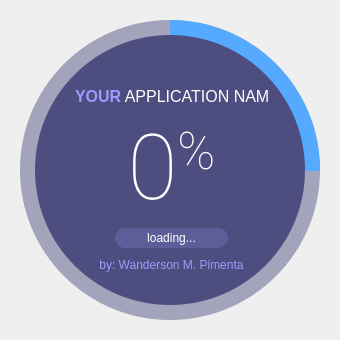
<?xml version="1.0" encoding="UTF-8"?>
<ui version="4.0">
 <class>SplashScreen</class>
 <widget class="QMainWindow" name="SplashScreen">
  <property name="geometry">
   <rect>
    <x>0</x>
    <y>0</y>
    <width>340</width>
    <height>340</height>
   </rect>
  </property>
  <property name="windowTitle">
   <string>MainWindow</string>
  </property>
  <widget class="QWidget" name="centralwidget">
   <widget class="QFrame" name="circularProgressBarBase">
    <property name="geometry">
     <rect>
      <x>10</x>
      <y>10</y>
      <width>320</width>
      <height>320</height>
     </rect>
    </property>
    <property name="frameShape">
     <enum>QFrame::NoFrame</enum>
    </property>
    <property name="frameShadow">
     <enum>QFrame::Raised</enum>
    </property>
    <widget class="QFrame" name="circularProgress">
     <property name="geometry">
      <rect>
       <x>10</x>
       <y>10</y>
       <width>300</width>
       <height>300</height>
      </rect>
     </property>
     <property name="styleSheet">
      <string notr="true">QFrame{
	border-radius: 150px;
	background-color: qconicalgradient(cx:0.5, cy:0.5, angle:90, stop:0.749 rgba(255, 0, 127, 0), stop:0.750 rgba(85, 170, 255, 255));
}</string>
     </property>
     <property name="frameShape">
      <enum>QFrame::NoFrame</enum>
     </property>
     <property name="frameShadow">
      <enum>QFrame::Raised</enum>
     </property>
    </widget>
    <widget class="QFrame" name="circularBg">
     <property name="geometry">
      <rect>
       <x>10</x>
       <y>10</y>
       <width>300</width>
       <height>300</height>
      </rect>
     </property>
     <property name="styleSheet">
      <string notr="true">QFrame{
	border-radius: 150px;
	background-color: rgba(77, 77, 127, 120);
}</string>
     </property>
     <property name="frameShape">
      <enum>QFrame::NoFrame</enum>
     </property>
     <property name="frameShadow">
      <enum>QFrame::Raised</enum>
     </property>
    </widget>
    <widget class="QFrame" name="container">
     <property name="geometry">
      <rect>
       <x>25</x>
       <y>25</y>
       <width>270</width>
       <height>270</height>
      </rect>
     </property>
     <property name="styleSheet">
      <string notr="true">QFrame{
	border-radius: 135px;
	background-color: rgb(77, 77, 127);
}</string>
     </property>
     <property name="frameShape">
      <enum>QFrame::NoFrame</enum>
     </property>
     <property name="frameShadow">
      <enum>QFrame::Raised</enum>
     </property>
     <widget class="QWidget" name="">
      <property name="geometry">
       <rect>
        <x>40</x>
        <y>50</y>
        <width>193</width>
        <height>191</height>
       </rect>
      </property>
      <layout class="QGridLayout" name="gridLayout">
       <item row="0" column="0">
        <widget class="QLabel" name="labelTitle">
         <property name="font">
          <font>
           <family>Segoe UI</family>
           <pointsize>12</pointsize>
          </font>
         </property>
         <property name="styleSheet">
          <string notr="true">background-color: none;
color: #FFFFFF</string>
         </property>
         <property name="text">
          <string>&lt;html&gt;&lt;head/&gt;&lt;body&gt;&lt;p&gt;&lt;span style=&quot; font-weight:600; color:#9b9bff;&quot;&gt;YOUR&lt;/span&gt; APPLICATION NAME&lt;/p&gt;&lt;/body&gt;&lt;/html&gt;</string>
         </property>
         <property name="alignment">
          <set>Qt::AlignCenter</set>
         </property>
        </widget>
       </item>
       <item row="1" column="0">
        <widget class="QLabel" name="labelPercentage">
         <property name="font">
          <font>
           <family>Roboto Thin</family>
           <pointsize>68</pointsize>
          </font>
         </property>
         <property name="styleSheet">
          <string notr="true">background-color: none;
color: #FFFFFF</string>
         </property>
         <property name="text">
          <string>&lt;p&gt;&lt;span style=&quot; font-size:68pt;&quot;&gt;0&lt;/span&gt;&lt;span style=&quot; font-size:58pt; vertical-align:super;&quot;&gt;%&lt;/span&gt;&lt;/p&gt;</string>
         </property>
         <property name="alignment">
          <set>Qt::AlignCenter</set>
         </property>
        </widget>
       </item>
       <item row="2" column="0">
        <widget class="QLabel" name="labelLoadingInfo">
         <property name="minimumSize">
          <size>
           <width>0</width>
           <height>20</height>
          </size>
         </property>
         <property name="maximumSize">
          <size>
           <width>16777215</width>
           <height>20</height>
          </size>
         </property>
         <property name="font">
          <font>
           <family>Segoe UI</family>
           <pointsize>9</pointsize>
          </font>
         </property>
         <property name="styleSheet">
          <string notr="true">QLabel{
	border-radius: 10px;	
	background-color: rgb(93, 93, 154);
	color: #FFFFFF;
	margin-left: 40px;
	margin-right: 40px;
}</string>
         </property>
         <property name="frameShape">
          <enum>QFrame::NoFrame</enum>
         </property>
         <property name="text">
          <string>loading...</string>
         </property>
         <property name="alignment">
          <set>Qt::AlignCenter</set>
         </property>
        </widget>
       </item>
       <item row="3" column="0">
        <widget class="QLabel" name="labelCredits">
         <property name="font">
          <font>
           <family>Segoe UI</family>
           <pointsize>9</pointsize>
          </font>
         </property>
         <property name="styleSheet">
          <string notr="true">background-color: none;
color: rgb(155, 155, 255);</string>
         </property>
         <property name="text">
          <string>by: Wanderson M. Pimenta</string>
         </property>
         <property name="alignment">
          <set>Qt::AlignCenter</set>
         </property>
        </widget>
       </item>
      </layout>
     </widget>
    </widget>
    <zorder>circularBg</zorder>
    <zorder>circularProgress</zorder>
    <zorder>container</zorder>
   </widget>
  </widget>
 </widget>
 <resources/>
 <connections/>
</ui>
